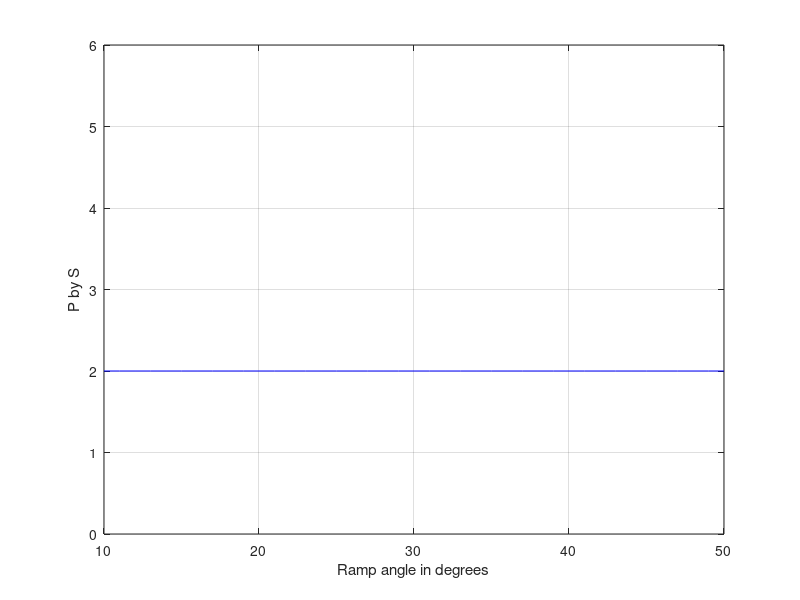

Recreate this plot in MATLAB.
% Copyright: Nestor Cardozo 2009. All rights reserved

% Program psFixedAxis: plots ps for fixed
% fault propagation folds

% Algorithm from Hardy and Poblet (1995)
% Marine and Petroleum Geology 12, 165-176

% ramp values
rampd=10:50;
ramp=rampd.*pi/180;

lbrat=zeros(size(ramp));

for i=1:size(ramp,2)
    % See Figure 1 B of Hardy and Poblet (1995)
    % Eq. 7 of Hardy and Poblet (1995)
    gam1=(pi-ramp(i))/2.;
    % Eq. 5 of Hardy and Poblet (1995). Assume no excess shear Sp = 0
    gamestar = acot((-1.*(2.*cos(ramp(i))-3.)/sin(ramp(i)))/2.);
    % Eq. 6 of Hardy and Poblet (1995)
    gamistar=gam1-gamestar;
    % Eq. 4 of Hardy and Poblet (1995)
    game=acot(cot(gamestar)-2.*cot(gam1));
    % Eq. 3 of Hardy and Poblet (1995)
    gami = asin((sin(gamistar)*sin(game))/sin(gamestar));
    % Eq. 8 of Hardy and Poblet (1995)
    % Ratio of backlimb length to total slip
    % This is the same as the propagation to slip ratio
    a1=cot(gamestar)-cot(gam1);
    a2=1./sin(ramp(i))-(sin(gami)/sin(game))/sin(game+gami-ramp(i));
    a3=sin(gam1+ramp(i))/sin(gam1);
    lbrat(i)=a1/a2 + a3;
end

plot(rampd,lbrat,'b-');
axis ([10 50 0 6]);
xlabel('Ramp angle in degrees');
ylabel('P by S');
grid on;



